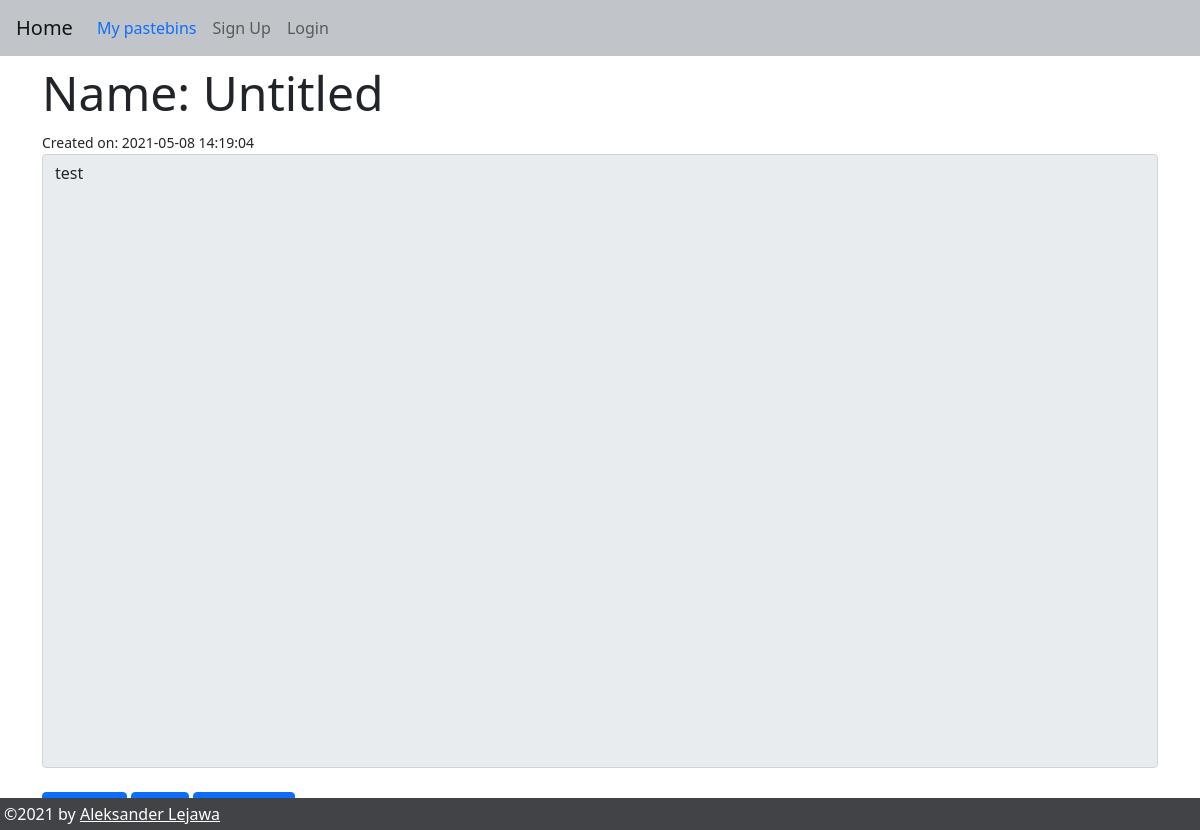
/2, run on the app's committed database.
### web/models/pastebin.py (models this page shows, shortened)
class Pastebin(db.Model):
    id = db.Column(db.Integer, primary_key=True)
    title = db.Column(db.String(150), default="Untitled")
    content = db.Column(db.String(6000000))
    link = db.Column(db.String(150), unique=True)
    date = db.Column(db.DateTime(timezone=True), default=func.now())
    expire_date = db.Column(db.DateTime(timezone=True))
    password = db.Column(db.String(150))
    user_id = db.Column(db.Integer, db.ForeignKey("user.id"))
    def is_expired(self):
        if self.expire_date is not None:
            if datetime.utcnow() > self.expire_date:
                db.session.delete(self)
                db.session.commit()
                return True
            else:
                return False
        else:
            return False

### web/blueprints/pastebin_view.py (the view, shortened to what this page needs)
@pastebin_view.route("/<link>", methods=["GET", "POST"])
def pastebin(link: str):
   if request.method == "GET":
      pastebin = Pastebin.query.filter_by(link=link).first()
      password_cookie = request.cookies.get(link)
      if pastebin and not pastebin.is_expired():
         if not pastebin.password or password_cookie == pastebin.password:
            return render_template("pastebin.html", user=current_user, pastebin=pastebin, time=datetime.utcnow().replace(microsecond=0))
      else:
         flash("Can't find pastebin.", category="error")
         return redirect(url_for("pastebin_view.home"))

### web/templates/pastebin.html (shortened to what this page needs)
{% extends "base.html" %}
{% block content %}
{% if password %}
<form method="POST">
    <h2>This pastebin is private, please enter password</h2>
    <div class="form-group">
        <label for="password">Password</label>
        <input type="password" class="form-control" id="password" name="password" placeholder="Enter password" />
    </div>
    <div>
        <button type="submit" class="btn btn-primary mt-2">Enter</button>
    </div>
</form>
{% else %}
<h1 class="display-5 text-break">Name: {{ pastebin.title }}</h1>
<small>Created on: {{ pastebin.date }}</small>
<textarea rows="25" style="height:100%" name="pastebin" id="pastebin" class="form-control"
    readonly>{{ pastebin.content }}</textarea>
<br>
<button id="copy-all" class="btn btn-primary">Copy all</button>
<form class="pastebin_button_form" action="/raw/{{ pastebin.link }}">
    <button id="raw" class="btn btn-primary">Raw</button>
</form>
<form class="pastebin_button_form" action="/download/{{ pastebin.link }}">
    <button id="download" class="btn btn-primary">Download</button>
</form>
{% endif %}
{% endblock %}

### web/static/css/style.css (style rules this page uses)
textarea { resize: none; }
.pastebin_button_form { display: inline; }

### data on the page
Pastebin: title "Untitled", date "2021-05-08 14:19:04", pastebin "test"
